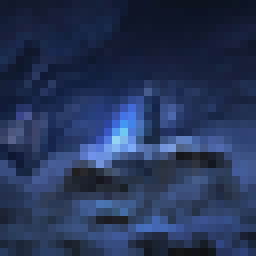
#> input picture img_32/img2.png, 32 x 32 px (shown 8 times larger)
$ python test_extraction.py
#> lines starting #> are read from the running program, lines starting #| are printed output that depends on the picture
### dct.py
# -*- coding: utf-8 -*-

from functools import lru_cache
from math import cos, pi, sqrt
import numpy as np


def dct_3d(image):
    """3D DCT by applying 2D DCT on each slice along the third dimension"""
    depth = image.shape[2]
    dct_slices = []

    for d in range(depth):
        print(f"Processing slice {d+1}/{depth}...")
        dct_slice = dct_2d(image[:, :, d])
        dct_slices.append(dct_slice)

    return np.stack(dct_slices, axis=2)


def dct_2d(image):
    """2D DCT without coefficient truncation"""
    height = image.shape[0]
    width = image.shape[1]
    imageRow = np.zeros_like(image).astype(float)
    imageCol = np.zeros_like(image).astype(float)

    print(f"Applying 2D DCT...")
    for h in range(height):
        if h % 50 == 0:
            print(f" Processing row {h+1}/{height}...")
        imageRow[h, :] = dct_1d(image[h, :])

    for w in range(width):
        if w % 50 == 0:
            print(f" Processing column {w+1}/{width}...")
        imageCol[:, w] = dct_1d(imageRow[:, w])

    return imageCol


def dct_1d(image):
    """1D DCT without coefficient truncation"""
    n = len(image)
    newImage = np.zeros_like(image).astype(float)

    for k in range(n):
        sum = 0
        for i in range(n):
            sum += image[i] * cos(2 * pi * k / (2.0 * n) * i + (k * pi) / (2.0 * n))
        ck = sqrt(0.5) if k == 0 else 1
        newImage[k] = sqrt(2.0 / n) * ck * sum

    return newImage

def idct_3d(image):
    """3D Inverse DCT by applying 2D Inverse DCT on each slice along the third dimension"""
    depth = image.shape[2]
    idct_slices = []

    for d in range(depth):
        print(f"Processing slice {d+1}/{depth}...")
        idct_slice = idct_2d(image[:, :, d])
        idct_slices.append(idct_slice)

    return np.stack(idct_slices, axis=2)

def idct_2d(image):
    """2D Inverse DCT"""
    height = image.shape[0]
    width = image.shape[1]
    imageRow = np.zeros_like(image).astype(float)
    imageCol = np.zeros_like(image).astype(float)

    print(f"Applying 2D Inverse DCT...")
    for h in range(height):
        if h % 50 == 0:
            print(f" Processing row {h+1}/{height}...")
        imageRow[h, :] = idct_1d(image[h, :])

    for w in range(width):
        if w % 50 == 0:
            print(f" Processing column {w+1}/{width}...")
        imageCol[:, w] = idct_1d(imageRow[:, w])

    return imageCol


def idct_1d(image):
    """1D Inverse DCT"""
    n = len(image)
    newImage = np.zeros_like(image).astype(float)

    for i in range(n):
        sum = 0
        for k in range(n):
            ck = sqrt(0.5) if k == 0 else 1
            sum += ck * image[k] * cos(2 * pi * k / (2.0 * n) * i + (k * pi) / (2.0 * n))
        newImage[i] = sqrt(2.0 / n) * sum

    return newImage


# ---------------------------------------------------------------------------
# Matrix (numpy) versions of the exact same transform.
#
# The loops above compute, for every output index k:
#     X[k] = sqrt(2/n) * ck * sum_i x[i] * cos(2*pi*k/(2n)*i + k*pi/(2n))
#
# That sum is a matrix-vector product, so building the coefficient matrix C
# once and multiplying is the same maths written differently -- no library
# transform (scipy/fftpack) is used, the cosine formula is still ours.
#
#     C[k, i] = sqrt(2/n) * ck * cos(2*pi*k/(2n)*i + k*pi/(2n))
#     1D DCT:   X = C @ x           1D IDCT:  x = C.T @ X
#     2D DCT:   X = C @ img @ C.T   2D IDCT:  img = C.T @ X @ C
#
# C is orthonormal (C @ C.T == I), which is why the inverse is the transpose.
# Verified against the loop versions to ~1e-12; see test_matrix_dct.py.
# ---------------------------------------------------------------------------


# [36 lines left out: functions dct_matrix, dct_2d_fast, idct_2d_fast, dct_3d_fast, idct_3d_fast, not called in this run]

### test_extraction.py
import numpy as np
import cv2
from dct import *
import json

# Load config
with open('config.json', 'r') as f:
#> (reads config.json from the repository)
    config = json.load(f)

# Load original small image that was embedded
small_img = cv2.imread('img_32/img2.png')
#> small_img is the input picture: shape (32, 32, 3); mean B, G, R 87.2, 52.5, 37.7
print(f"Original small image shape: {small_img.shape}")
#| Original small image shape: (32, 32, 3)
print(f"Original small image range: [{small_img.min()}, {small_img.max()}]")
#| Original small image range: [12, 247]

# Apply DCT
small_dct = dct_3d(small_img)
#> the loop in dct_3d, `for d in range(depth):` made 3 passes
#> pass 1, in dct_3d, `dct_slice = dct_2d(image[:, :, d])`:
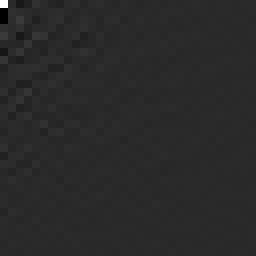
#> dct_slice: shape (32, 32) float64 (shown 8 times larger); min -550.4, max 2791.1, mean 1.6; drawn with min black and max white
#> after the loop in dct_3d, `for d in range(depth):`: dct_slices = 3 items
print(f"Small DCT range: [{small_dct.min():.2f}, {small_dct.max():.2f}]")
#| Small DCT range: [-550.41, 2791.09]

# Check what happens when we embed
sample_small_val = small_dct[0, 0, 0]
#> sample_small_val = 2791.1
embedded_val = config['alpha'] * sample_small_val
#> embedded_val = 27.91
print(f"\nSample small DCT value: {sample_small_val:.2f}")
#| Sample small DCT value: 2791.09
print(f"After embedding (alpha * y): {embedded_val:.2f}")
#| After embedding (alpha * y): 27.91
print(f"After extraction (z / alpha): {embedded_val / config['alpha']:.2f}")
#| After extraction (z / alpha): 2791.09

# Now test the full round trip
reconstructed_dct = small_dct / config['alpha'] * config['alpha']
print(f"\nReconstructed DCT range: [{reconstructed_dct.min():.2f}, {reconstructed_dct.max():.2f}]")
#| Reconstructed DCT range: [-550.41, 2791.09]

reconstructed_img = idct_3d(reconstructed_dct)
#> the loop in idct_3d, `for d in range(depth):` made 3 passes
#> pass 1, in idct_3d, `idct_slice = idct_2d(image[:, :, d])`:
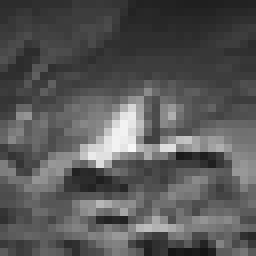
#> idct_slice: shape (32, 32) float64 (shown 8 times larger); min 20, max 247, mean 87.2
#> pass 2, in idct_3d, `idct_slice = idct_2d(image[:, :, d])`:
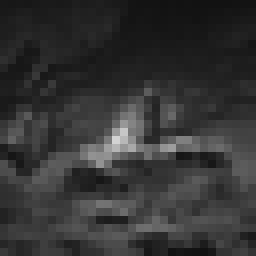
#> idct_slice: shape (32, 32) float64 (shown 8 times larger); min 18, max 211, mean 52.5
#> pass 3, in idct_3d, `idct_slice = idct_2d(image[:, :, d])`:
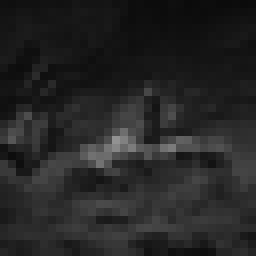
#> idct_slice: shape (32, 32) float64 (shown 8 times larger); min 12, max 146, mean 37.7
#> after the loop in idct_3d, `for d in range(depth):`: idct_slices = 3 items
print(f"Reconstructed image range: [{reconstructed_img.min():.2f}, {reconstructed_img.max():.2f}]")
#| Reconstructed image range: [12.00, 247.00]
